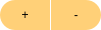
<?xml version="1.0" encoding="UTF-8"?>
<ui version="4.0">
 <class>ZoomButtonsClass</class>
 <widget class="QWidget" name="ZoomButtonsClass">
  <property name="geometry">
   <rect>
    <x>0</x>
    <y>0</y>
    <width>101</width>
    <height>30</height>
   </rect>
  </property>
  <property name="styleSheet">
   <string notr="true">background:transparent;</string>
  </property>
  <widget class="QPushButton" name="zoomInButton">
   <property name="geometry">
    <rect>
     <x>0</x>
     <y>0</y>
     <width>50</width>
     <height>30</height>
    </rect>
   </property>
   <property name="styleSheet">
    <string notr="true">QPushButton{border-top-left-radius:15px;border-bottom-left-radius:15px;border-width:1px;background-color:#ffd078;}
QPushButton:hover{background-color:#ffdc9a;}</string>
   </property>
   <property name="text">
    <string>+</string>
   </property>
  </widget>
  <widget class="QPushButton" name="zoomOutButton">
   <property name="geometry">
    <rect>
     <x>51</x>
     <y>0</y>
     <width>50</width>
     <height>30</height>
    </rect>
   </property>
   <property name="styleSheet">
    <string notr="true">QPushButton{border-top-right-radius:15px;border-bottom-right-radius:15px;border-width:1px;background-color:#ffd078;}
QPushButton:hover{background-color:#ffdc9a;}</string>
   </property>
   <property name="text">
    <string>-</string>
   </property>
  </widget>
 </widget>
 <resources/>
 <connections/>
</ui>
